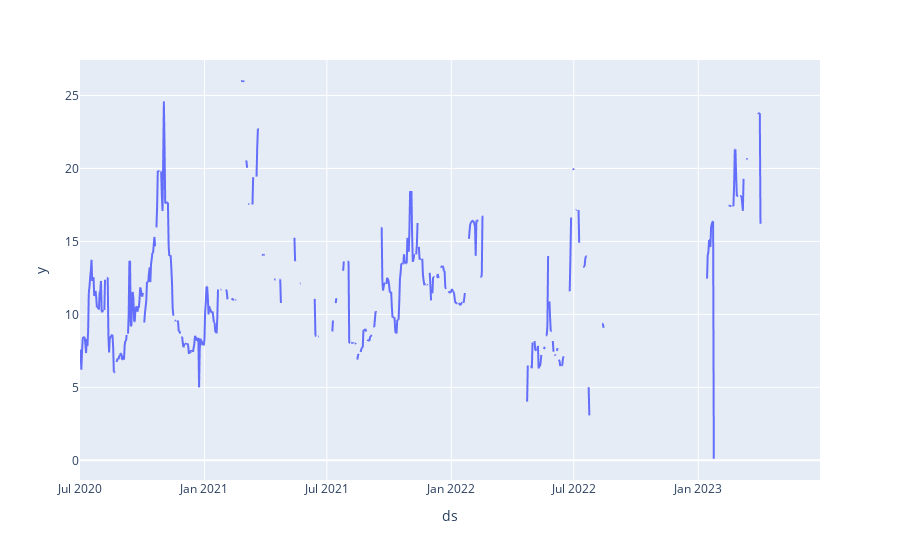

Source (notebook cell):
### Code cell
#绘制趋势图
import plotly.express as px

fig = px.line(temp, x="ds", y="y")
fig.show()

### Figure 1 — Plotly figure (JSON) as saved in the notebook; plotly's stock layout.template omitted (floating-point values rounded to 4 significant figures; data arrays with more than 128 entries replaced by an {"elided": "..."} marker saying what was removed)
{"data": [{"hovertemplate": "ds=%{x}<br>y=%{y}<extra></extra>", "legendgroup": "", "line": {"color": "#636efa", "dash": "solid"}, "marker": {"symbol": "circle"}, "mode": "lines", "name": "", "showlegend": false, "type": "scattergl", "x": {"elided": "1091 str values"}, "xaxis": "x", "y": {"elided": "1091 float values"}, "yaxis": "y"}], "layout": {"legend": {"tracegroupgap": 0}, "margin": {"t": 60}, "xaxis": {"anchor": "y", "domain": [0, 1], "title": {"text": "ds"}}, "yaxis": {"anchor": "x", "domain": [0, 1], "title": {"text": "y"}}}}
